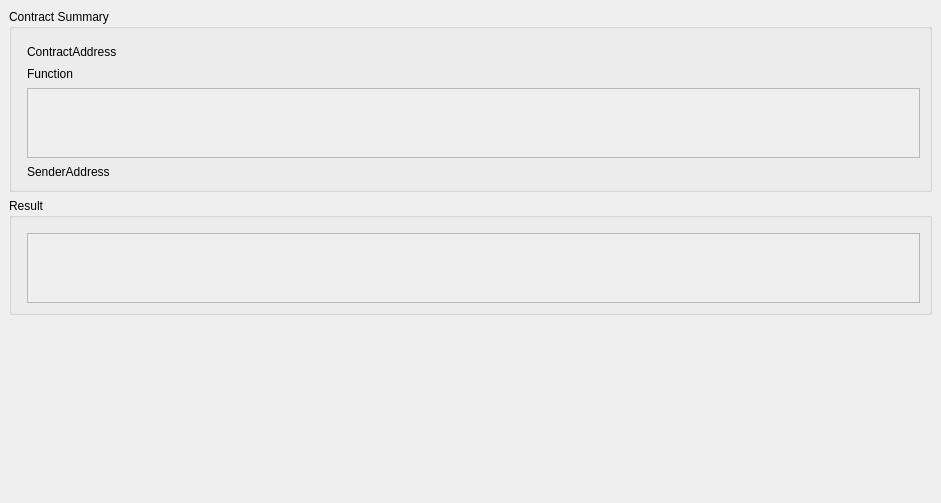
<?xml version="1.0" encoding="UTF-8"?>
<ui version="4.0">
 <class>ContractResult</class>
 <widget class="QStackedWidget" name="ContractResult">
  <property name="geometry">
   <rect>
    <x>0</x>
    <y>0</y>
    <width>941</width>
    <height>503</height>
   </rect>
  </property>
  <property name="windowTitle">
   <string>StackedWidget</string>
  </property>
  <property name="styleSheet">
   <string notr="true">QLineEdit{
 border: 0px;
background: transparent;
}</string>
  </property>
  <property name="currentIndex">
   <number>1</number>
  </property>
  <widget class="QWidget" name="pageCreateOrSendToResult">
   <layout class="QVBoxLayout" name="verticalLayout_3">
    <item>
     <widget class="QGroupBox" name="groupBoxCreateOrSendTo">
      <property name="title">
       <string>Contract Summary</string>
      </property>
      <layout class="QGridLayout" name="gridLayout_2">
       <property name="leftMargin">
        <number>15</number>
       </property>
       <property name="topMargin">
        <number>15</number>
       </property>
       <property name="horizontalSpacing">
        <number>10</number>
       </property>
       <property name="verticalSpacing">
        <number>6</number>
       </property>
       <item row="0" column="1">
        <widget class="QLineEdit" name="lineEditTxID">
         <property name="enabled">
          <bool>true</bool>
         </property>
         <property name="minimumSize">
          <size>
           <width>370</width>
           <height>0</height>
          </size>
         </property>
         <property name="readOnly">
          <bool>true</bool>
         </property>
        </widget>
       </item>
       <item row="3" column="0">
        <widget class="QLabel" name="labelContractAddress">
         <property name="sizePolicy">
          <sizepolicy hsizetype="Fixed" vsizetype="Preferred">
           <horstretch>0</horstretch>
           <verstretch>0</verstretch>
          </sizepolicy>
         </property>
         <property name="minimumSize">
          <size>
           <width>160</width>
           <height>0</height>
          </size>
         </property>
         <property name="text">
          <string>ContractAddress</string>
         </property>
        </widget>
       </item>
       <item row="2" column="0">
        <widget class="QLabel" name="labelHash160">
         <property name="sizePolicy">
          <sizepolicy hsizetype="Fixed" vsizetype="Preferred">
           <horstretch>0</horstretch>
           <verstretch>0</verstretch>
          </sizepolicy>
         </property>
         <property name="minimumSize">
          <size>
           <width>160</width>
           <height>0</height>
          </size>
         </property>
         <property name="text">
          <string>Hash160</string>
         </property>
        </widget>
       </item>
       <item row="3" column="1">
        <widget class="QLineEdit" name="lineEditContractAddress">
         <property name="enabled">
          <bool>true</bool>
         </property>
         <property name="minimumSize">
          <size>
           <width>370</width>
           <height>0</height>
          </size>
         </property>
         <property name="readOnly">
          <bool>true</bool>
         </property>
        </widget>
       </item>
       <item row="1" column="0">
        <widget class="QLabel" name="labelSenderAddress">
         <property name="sizePolicy">
          <sizepolicy hsizetype="Fixed" vsizetype="Preferred">
           <horstretch>0</horstretch>
           <verstretch>0</verstretch>
          </sizepolicy>
         </property>
         <property name="minimumSize">
          <size>
           <width>160</width>
           <height>0</height>
          </size>
         </property>
         <property name="text">
          <string>SenderAddress</string>
         </property>
        </widget>
       </item>
       <item row="2" column="1">
        <widget class="QLineEdit" name="lineEditHash160">
         <property name="enabled">
          <bool>true</bool>
         </property>
         <property name="minimumSize">
          <size>
           <width>370</width>
           <height>0</height>
          </size>
         </property>
         <property name="readOnly">
          <bool>true</bool>
         </property>
        </widget>
       </item>
       <item row="1" column="1">
        <widget class="QLineEdit" name="lineEditSenderAddress">
         <property name="enabled">
          <bool>true</bool>
         </property>
         <property name="minimumSize">
          <size>
           <width>370</width>
           <height>0</height>
          </size>
         </property>
         <property name="readOnly">
          <bool>true</bool>
         </property>
        </widget>
       </item>
       <item row="0" column="0">
        <widget class="QLabel" name="labelTxID">
         <property name="sizePolicy">
          <sizepolicy hsizetype="Fixed" vsizetype="Preferred">
           <horstretch>0</horstretch>
           <verstretch>0</verstretch>
          </sizepolicy>
         </property>
         <property name="minimumSize">
          <size>
           <width>160</width>
           <height>0</height>
          </size>
         </property>
         <property name="text">
          <string>Transaction ID</string>
         </property>
        </widget>
       </item>
      </layout>
     </widget>
    </item>
    <item>
     <spacer name="verticalSpacer">
      <property name="orientation">
       <enum>Qt::Vertical</enum>
      </property>
      <property name="sizeHint" stdset="0">
       <size>
        <width>20</width>
        <height>40</height>
       </size>
      </property>
     </spacer>
    </item>
   </layout>
  </widget>
  <widget class="QWidget" name="pageCallResult">
   <layout class="QVBoxLayout" name="verticalLayout">
    <item>
     <widget class="QGroupBox" name="groupBoxCallContract">
      <property name="styleSheet">
       <string notr="true"/>
      </property>
      <property name="title">
       <string>Contract Summary</string>
      </property>
      <layout class="QGridLayout" name="gridLayout">
       <property name="leftMargin">
        <number>15</number>
       </property>
       <property name="topMargin">
        <number>15</number>
       </property>
       <property name="horizontalSpacing">
        <number>10</number>
       </property>
       <property name="verticalSpacing">
        <number>6</number>
       </property>
       <item row="0" column="0">
        <widget class="QLabel" name="labelCallContractAddress">
         <property name="sizePolicy">
          <sizepolicy hsizetype="Fixed" vsizetype="Preferred">
           <horstretch>0</horstretch>
           <verstretch>0</verstretch>
          </sizepolicy>
         </property>
         <property name="minimumSize">
          <size>
           <width>160</width>
           <height>0</height>
          </size>
         </property>
         <property name="text">
          <string>ContractAddress</string>
         </property>
        </widget>
       </item>
       <item row="0" column="1">
        <widget class="QLineEdit" name="lineEditCallContractAddress">
         <property name="enabled">
          <bool>true</bool>
         </property>
         <property name="minimumSize">
          <size>
           <width>370</width>
           <height>0</height>
          </size>
         </property>
         <property name="readOnly">
          <bool>true</bool>
         </property>
        </widget>
       </item>
       <item row="2" column="0" colspan="2">
        <widget class="QScrollArea" name="scrollAreaParams">
         <property name="sizePolicy">
          <sizepolicy hsizetype="Expanding" vsizetype="Minimum">
           <horstretch>0</horstretch>
           <verstretch>0</verstretch>
          </sizepolicy>
         </property>
         <property name="styleSheet">
          <string notr="true"/>
         </property>
         <property name="horizontalScrollBarPolicy">
          <enum>Qt::ScrollBarAlwaysOff</enum>
         </property>
         <property name="widgetResizable">
          <bool>true</bool>
         </property>
         <widget class="QWidget" name="scrollAreaWidgetContents">
          <property name="geometry">
           <rect>
            <x>0</x>
            <y>0</y>
            <width>882</width>
            <height>69</height>
           </rect>
          </property>
          <layout class="QVBoxLayout" name="verticalLayout_4"/>
         </widget>
        </widget>
       </item>
       <item row="1" column="0">
        <widget class="QLabel" name="labelFunction">
         <property name="sizePolicy">
          <sizepolicy hsizetype="Fixed" vsizetype="Preferred">
           <horstretch>0</horstretch>
           <verstretch>0</verstretch>
          </sizepolicy>
         </property>
         <property name="minimumSize">
          <size>
           <width>160</width>
           <height>0</height>
          </size>
         </property>
         <property name="text">
          <string>Function</string>
         </property>
        </widget>
       </item>
       <item row="1" column="1">
        <widget class="QLineEdit" name="lineEditFunction">
         <property name="enabled">
          <bool>true</bool>
         </property>
         <property name="minimumSize">
          <size>
           <width>370</width>
           <height>0</height>
          </size>
         </property>
         <property name="readOnly">
          <bool>true</bool>
         </property>
        </widget>
       </item>
       <item row="3" column="1">
        <widget class="QLineEdit" name="lineEditCallSenderAddress">
         <property name="enabled">
          <bool>true</bool>
         </property>
         <property name="minimumSize">
          <size>
           <width>370</width>
           <height>0</height>
          </size>
         </property>
         <property name="readOnly">
          <bool>true</bool>
         </property>
        </widget>
       </item>
       <item row="3" column="0">
        <widget class="QLabel" name="labelCallSenderAddress">
         <property name="sizePolicy">
          <sizepolicy hsizetype="Fixed" vsizetype="Preferred">
           <horstretch>0</horstretch>
           <verstretch>0</verstretch>
          </sizepolicy>
         </property>
         <property name="minimumSize">
          <size>
           <width>160</width>
           <height>0</height>
          </size>
         </property>
         <property name="text">
          <string>SenderAddress</string>
         </property>
        </widget>
       </item>
      </layout>
     </widget>
    </item>
    <item>
     <widget class="QGroupBox" name="groupBoxResult">
      <property name="title">
       <string>Result</string>
      </property>
      <layout class="QVBoxLayout" name="verticalLayout_2">
       <property name="leftMargin">
        <number>15</number>
       </property>
       <property name="topMargin">
        <number>15</number>
       </property>
       <property name="rightMargin">
        <number>9</number>
       </property>
       <item>
        <widget class="QScrollArea" name="scrollAreaResult">
         <property name="sizePolicy">
          <sizepolicy hsizetype="Expanding" vsizetype="Minimum">
           <horstretch>0</horstretch>
           <verstretch>0</verstretch>
          </sizepolicy>
         </property>
         <property name="horizontalScrollBarPolicy">
          <enum>Qt::ScrollBarAlwaysOff</enum>
         </property>
         <property name="widgetResizable">
          <bool>true</bool>
         </property>
         <widget class="QWidget" name="scrollAreaWidgetContents_2">
          <property name="geometry">
           <rect>
            <x>0</x>
            <y>0</y>
            <width>885</width>
            <height>69</height>
           </rect>
          </property>
         </widget>
        </widget>
       </item>
      </layout>
     </widget>
    </item>
    <item>
     <spacer name="verticalSpacer_4">
      <property name="orientation">
       <enum>Qt::Vertical</enum>
      </property>
      <property name="sizeType">
       <enum>QSizePolicy::Expanding</enum>
      </property>
      <property name="sizeHint" stdset="0">
       <size>
        <width>20</width>
        <height>60</height>
       </size>
      </property>
     </spacer>
    </item>
   </layout>
  </widget>
 </widget>
 <resources/>
 <connections/>
</ui>
